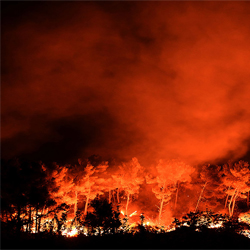
#> input picture dataset/fire_0583.jpg, 250 x 250 px; its folder holds only this picture in this run
$ python fire_detection_ycbcr.py
#> lines starting #> are read from the running program, lines starting #| are printed output that depends on the picture; long printed decimals are rounded
import glob
import cv2
import math


# ------------- Implementação do algoritmo apresentado por (PREMAL, 2014) ----------------------
imagens = [cv2.imread(file) for file in glob.glob("dataset/*.jpg")]
#> imagens = 1 item

for i in imagens:
    # convertendo BGR -> YCbCr
    bgr_imagem = i
    ycc_imagem = cv2.cvtColor(bgr_imagem, cv2.COLOR_BGR2YCrCb)
    cv2.imshow("Imagem de Entrada", bgr_imagem)
    (m, n, z) = ycc_imagem.shape

    # calculado a dimensao da imagem
    print(f"M = {m}")
    print(f"N = {n}")
    print(f"Z = {z}")

    # calculando Y_mean, Cb_mean e Cr_mean
    y_soma = 0
    cb_soma = 0
    cr_soma = 0
    for i in range(m):
        for j in range(n):
            y_soma += ycc_imagem[i, j, 0]
            cb_soma += ycc_imagem[i, j, 2]
            cr_soma += ycc_imagem[i, j, 1]

    dimensao = m * n
    y_media = y_soma / dimensao
    cb_media = cb_soma / dimensao
    cr_media = cr_soma / dimensao

    print(f"y_media = {y_media}")
    print(f"cb_media = {cb_media}")
    print(f"cr_media = {cr_media}")

    # calculando desvio padrão de Cr
    cr_std_soma = 0
    for i in range(m):
        for j in range(n):
            cr_std_soma += ((ycc_imagem[i, j, 1] - cr_media) ** 2)

    cr_std_media = cr_std_soma / dimensao
    cr_std = math.sqrt(cr_std_media)

    print(f"Desvio padrão Cr = {cr_std}")

    regra1_imagem = bgr_imagem.copy()
    regra2_imagem = bgr_imagem.copy()
    regra3_imagem = bgr_imagem.copy()
    regra4_imagem = bgr_imagem.copy()

    for i in range(m):
        for j in range(n):
            if ycc_imagem[i][j][0] > ycc_imagem[i][j][2]:
                regra1_imagem[i][j] = bgr_imagem[i][j]
            else:
                regra1_imagem[i][j] = 0

    for i in range(m):
        for j in range(n):
            if ycc_imagem[i][j][0] > y_media and ycc_imagem[i][j][1] > cr_media:
                regra2_imagem[i][j] = regra1_imagem[i][j]
            else:
                regra2_imagem[i][j] = 0

    for i in range(m):
        for j in range(n):
            if ycc_imagem[i][j][2] >= ycc_imagem[i][j][0] and ycc_imagem[i][j][0] > ycc_imagem[i][j][1]:
                regra3_imagem[i][j] = bgr_imagem[i][j]
            else:
                regra3_imagem[i][j] = 0

    for i in range(m):
        for j in range(n):
            if ycc_imagem[i][j][1] < (7.4 * cr_std):
                regra4_imagem[i][j] = regra3_imagem[i][j]
            else:
                regra4_imagem[i][j] = 0

    # [4 lines of commented-out code are left out]

    comb_12 = cv2.addWeighted(regra1_imagem, 1, regra2_imagem, 1, 0)
    comb_34 = cv2.addWeighted(regra3_imagem, 1, regra4_imagem, 1, 0)

    comb = cv2.addWeighted(comb_12, 1, comb_34, 1, 0)
    cv2.imshow("Regiao de Fogo Segmentada", comb)

    cv2.waitKey(0)
#> this loop made 1 pass
#> (m, n, z, dimensao, y_media) on pass 1: (250, 250, 3, 62500, 54.13)
#| M = 250
#| N = 250
#| Z = 3
#| y_media = 54.135
#| cb_media = 101.908
#| cr_media = 172.178
#| Desvio padrão Cr = 28.303
#> pass 1, `comb_12 = cv2.addWeighted(regra1_imagem, 1, regra2_imagem, 1, 0)`:
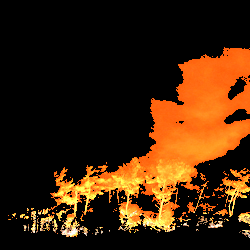
#> comb_12: shape (250, 250, 3); mean B, G, R 9.5, 34.7, 63.2
#> bgr_imagem is the input picture: shape (250, 250, 3); mean B, G, R 7.9, 31.6, 116.1
#> after the loop:
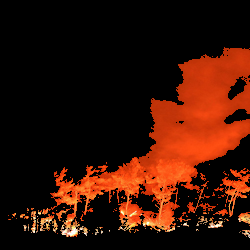
#> regra1_imagem: shape (250, 250, 3); mean B, G, R 5.5, 18.6, 55.3

cv2.destroyAllWindows()

$ run again, on dataset/fire_0599.jpg
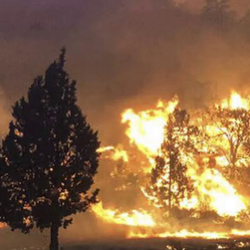
#> input picture dataset/fire_0599.jpg, 250 x 250 px
#> imagens = 1 item
#> the loop `for i in imagens:` made 1 pass
#> (m, n, z, dimensao, y_media) on pass 1: (250, 250, 3, 62500, 106.3)
#> (printed output is left out)
#> bgr_imagem is the input picture: shape (250, 250, 3); mean B, G, R 70, 99.9, 132.9
#> after the loop `for i in imagens:`:
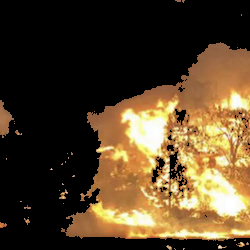
#> regra1_imagem: shape (250, 250, 3); mean B, G, R 39.4, 64.2, 82.8
#> after the loop `for i in imagens:`:
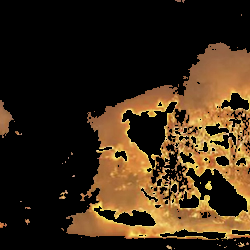
#> regra2_imagem: shape (250, 250, 3); mean B, G, R 22.3, 41.3, 58.6

$ run again, on dataset/fire_0604.jpg
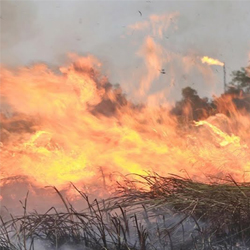
#> input picture dataset/fire_0604.jpg, 250 x 250 px
#> imagens = 1 item
#> the loop `for i in imagens:` made 1 pass
#> (m, n, z, dimensao, y_media) on pass 1: (250, 250, 3, 62500, 157.1)
#> (printed output is left out)
#> bgr_imagem is the input picture: shape (250, 250, 3); mean B, G, R 123.2, 148.9, 185.9
#> after the loop `for i in imagens:`:
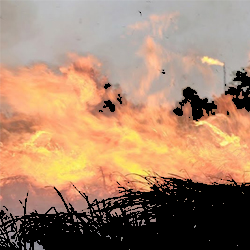
#> regra1_imagem: shape (250, 250, 3); mean B, G, R 107.1, 132.1, 165.7
#> after the loop `for i in imagens:`:
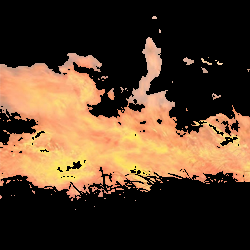
#> regra2_imagem: shape (250, 250, 3); mean B, G, R 42, 62.6, 86.5

$ run again, on dataset/fire_0607.jpg
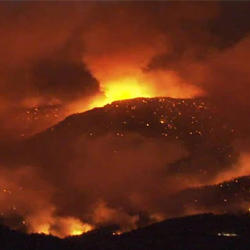
#> input picture dataset/fire_0607.jpg, 250 x 250 px
#> imagens = 1 item
#> the loop `for i in imagens:` made 1 pass
#> (m, n, z, dimensao, y_media) on pass 1: (250, 250, 3, 62500, 56.58)
#> (printed output is left out)
#> pass 1, `comb_12 = cv2.addWeighted(regra1_imagem, 1, regra2_imagem, 1, 0)`:
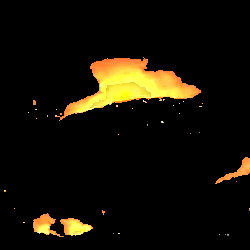
#> comb_12: shape (250, 250, 3); mean B, G, R 5.6, 15.8, 19.9
#> bgr_imagem is the input picture: shape (250, 250, 3); mean B, G, R 22.1, 42.1, 98.1
#> after the loop `for i in imagens:`:
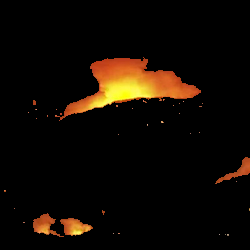
#> regra1_imagem: shape (250, 250, 3); mean B, G, R 3.2, 9.8, 16.7

$ run again, on dataset/fire_0585.jpg
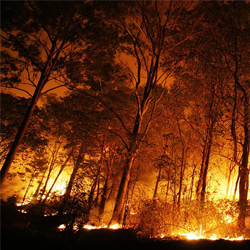
#> input picture dataset/fire_0585.jpg, 250 x 250 px
#> imagens = 1 item
#> the loop `for i in imagens:` made 1 pass
#> (m, n, z, dimensao, y_media) on pass 1: (250, 250, 3, 62500, 58.32)
#> (printed output is left out)
#> bgr_imagem is the input picture: shape (250, 250, 3); mean B, G, R 15, 46.4, 98.3
#> after the loop `for i in imagens:`:
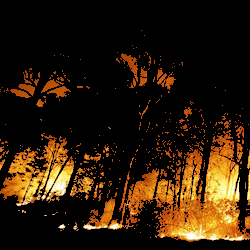
#> regra1_imagem: shape (250, 250, 3); mean B, G, R 8.7, 27.2, 44.5
#> after the loop `for i in imagens:`:
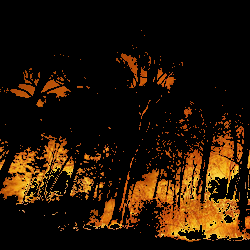
#> regra2_imagem: shape (250, 250, 3); mean B, G, R 4.8, 20.9, 37.8
